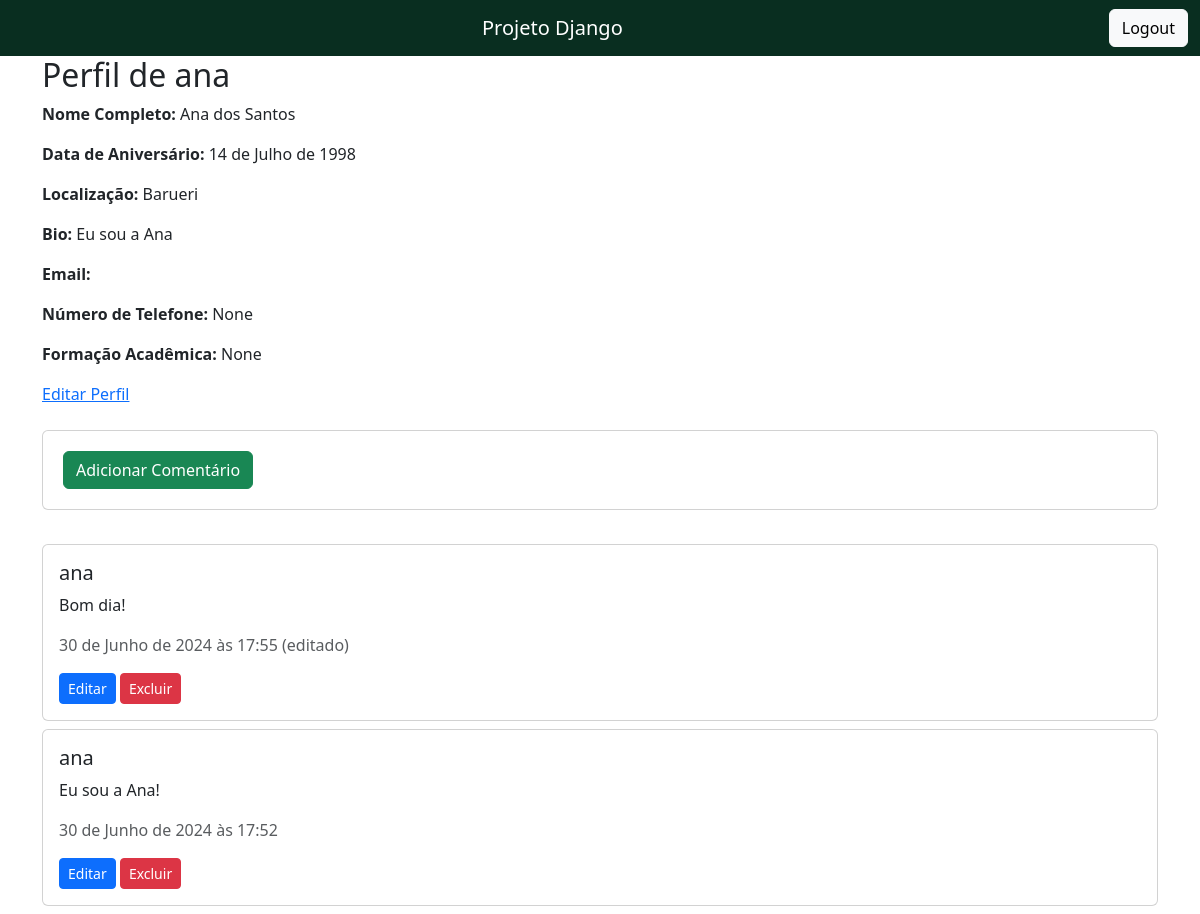
The page /profile/ana/ (signed in) on the database its author committed.
### core/models.py (models this page shows, shortened)
class Profile(models.Model):
    user = models.OneToOneField(User, on_delete=models.CASCADE)
    full_name = models.CharField(max_length=100, blank=True)
    birth_date = models.DateField(null=True, blank=True)
    location = models.CharField(max_length=100, blank=True)
    bio = models.TextField(blank=True)
    email = models.EmailField(blank=True)
    phone_number = models.CharField(max_length=15, blank=True, null=True)
    education = models.CharField(max_length=255, blank=True, null=True)

class Comment(models.Model):
    user = models.ForeignKey(User, on_delete=models.CASCADE)
    content = models.TextField()
    created_at = models.DateTimeField(auto_now_add=True)
    edited_at = models.DateTimeField(null=True, blank=True)

### core/views.py (the view)
# urls.py: path('profile/<str:username>/', views.other_profile_view, name='other_profile'),
@login_required
def other_profile_view(request, username):
    user = get_object_or_404(User, username=username)
    profile = get_object_or_404(Profile, user=user)
    comments = Comment.objects.filter(user=user).order_by('-created_at')
    return render(request, 'profile.html', {'profile': profile, 'comments': comments})

### core/templates/profile.html (shortened to what this page needs)
{% extends 'base.html' %}
{% block content %}
  <h2>Perfil de {{ profile.user.username }}</h2>
  <p><strong>Nome Completo:</strong> {{ profile.full_name }}</p>
  <p><strong>Data de Aniversário:</strong> {{ profile.birth_date }}</p>
  <p><strong>Localização:</strong> {{ profile.location }}</p>
  <p><strong>Bio:</strong> {{ profile.bio }}</p>
  <p><strong>Email:</strong> {{ profile.email }}</p>
  <p><strong>Número de Telefone:</strong> {{ profile.phone_number }}</p>
  <p><strong>Formação Acadêmica:</strong> {{ profile.education }}</p>
  {% if profile.user == request.user %}
    <a href="{% url 'profile_edit' %}">Editar Perfil</a>
  {% endif %}
  {% if profile.user == request.user %}
    <div class="card mt-4" style="margin-bottom:3%">
      <div class="card-body">
          <form method="post">
              <button type="submit" class="btn btn-success m-1 btn-custom-2">Adicionar Comentário</button>
          </form>
      </div>
    </div>
  {% endif %}
  <div class="comments">
      {% if comments %}
          {% for comment in comments %}
              <div class="card mb-2">
                  <div class="card-body">
                      <h5 class="card-title">{{ comment.user.username }}</h5>
                      <p class="card-text">{{ comment.content }}</p>
                      <p class="text-muted">
                          {{ comment.created_at }}
                          {% if comment.edited_at %}
                              (editado)
                          {% endif %}
                      </p>
                      {% if comment.user == request.user %}
                          <button class="btn btn-primary btn-sm" onclick="editComment({{ comment.id }})">Editar</button>
                          <form method="post" action="{% url 'delete_comment' comment.id %}" style="display: inline;">
                              <button type="submit" class="btn btn-danger btn-sm">Excluir</button>
                          </form>
                      {% endif %}
                  </div>
              </div>
          {% endfor %}
      {% else %}
          <p>Nenhum comentário disponível.</p>
      {% endif %}
  </div>
{% endblock %}

### rows shown on the page
Profile: user.username "ana", full_name "Ana dos Santos", birth_date "14 de Julho de 1998", location "Barueri", bio "Eu sou a Ana", phone_number "None", education "None"
Comment: user.username "ana", content "Bom dia!", created_at "30 de Junho de 2024 às 17:55", shows "(editado)"
Comment: user.username "ana", content "Eu sou a Ana!", created_at "30 de Junho de 2024 às 17:52"
